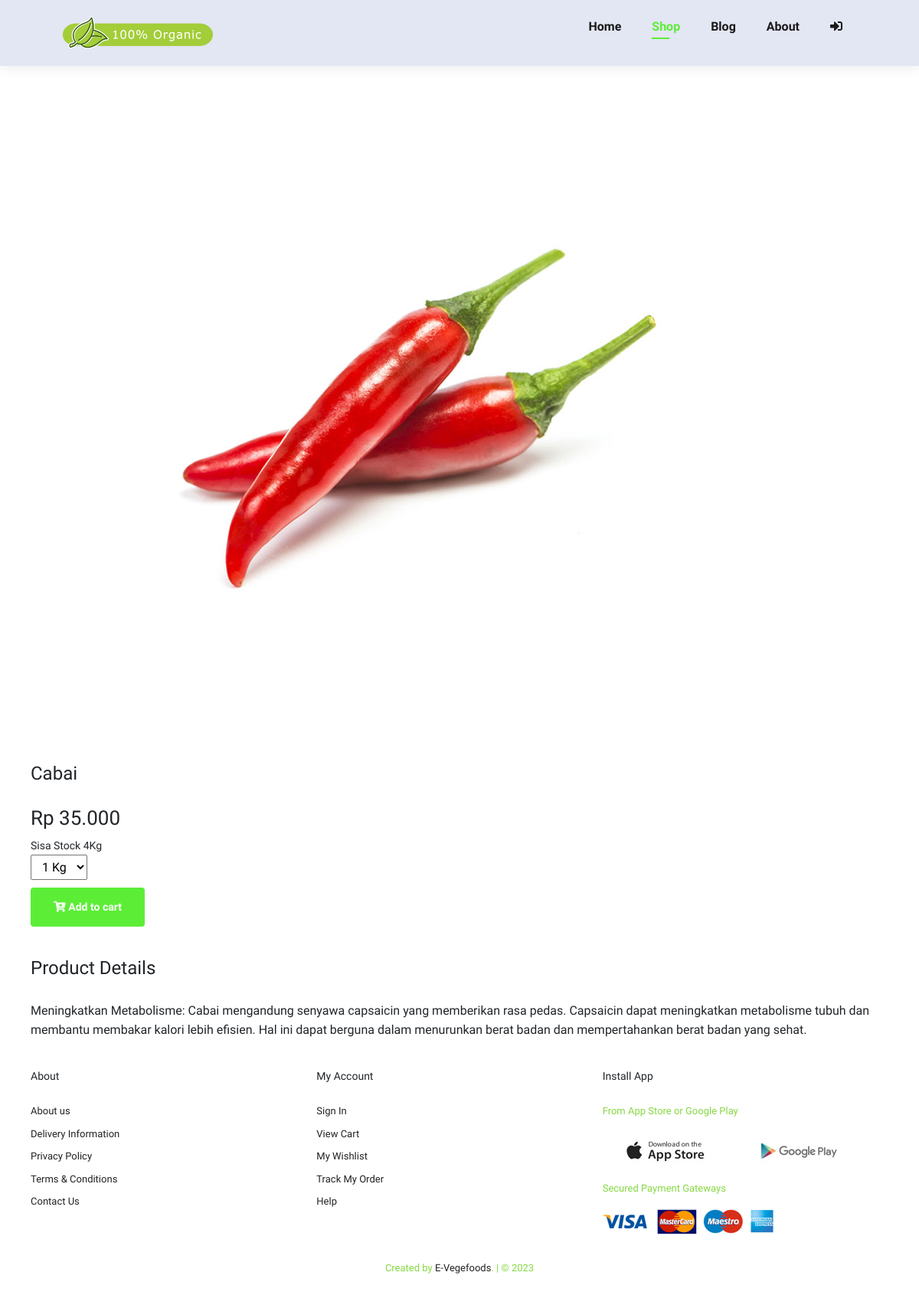
The app's page /shop/20 with its own data.
### tables this page shows
CREATE TABLE `produk` (
  `id` int(11) NOT NULL AUTO_INCREMENT,
  `nama_produk` varchar(255) DEFAULT NULL,
  `stok` int(11) DEFAULT NULL,
  `satuan` varchar(10) DEFAULT NULL,
  `harga` int(11) DEFAULT NULL,
  `image` varchar(255) DEFAULT NULL,
  `detail` text,
  PRIMARY KEY (`id`)
);

### application/controllers/Welcome.php (called while the page is built, shortened)
<?php
class Welcome extends CI_Controller
{
    public function shop_detail()
    {
        $id                     = $this->uri->segment(2);
        $data['product_detail'] = $this->m_data->edit_data(['id' => $id], 'produk')->result();
        $data['id_tran']        = $this->db->select_max('id')->get('h_transaksi')->row();
        $data['total']          = $this->m_data->shop('id_detil', ['id_pengguna' => $this->session->userdata('id'), 'status!=' => '3', 'id_produk!=' => '0'])->num_rows();
        $this->load->view('frontend/v_header', $data);
        $this->load->view('frontend/v_shop_detail', $data);
        $this->load->view('frontend/v_footer');
    }
}

### index.php (called while the page is built, shortened)
<?php
require_once BASEPATH . 'core/CodeIgniter.php';

### application/models/M_data.php (called while the page is built, shortened)
<?php
class M_data extends CI_Model
{
    public function edit_data($where, $table)
    {
        return $this->db->get_where($table, $where);
    }
    public function shop($order, $where)
    {
        $this->db->select('h.id AS id,id_pengguna,alamat,d.id AS id_detil,nama,status,id_produk,pr.nama_produk,pr.satuan,pr.stok,jumlah,d.harga,ongkir');
        $this->db->from('h_transaksi h');
        $this->db->join('d_transaksi d', 'h.id=d.id_tran', 'inner');
        $this->db->join('pengguna p', 'p.id=h.id_pengguna', 'inner');
        $this->db->join('produk pr', 'pr.id=d.id_produk', 'left');
        $this->db->where($where);
        $this->db->order_by($order, 'asc');
        return $this->db->get();
    }
}

### application/views/frontend/v_shop_detail.php (the view, shortened to what this page needs)
<section id="prodetails" class="section-p1">
  <?php foreach ($product_detail as $p) : ?>
    <div class="single-pro-image">
      <img src="<?= base_url('assets/imgbeautyhampers/products/' . $p->image) ?>" class="img-fluid rounded float-star" id="MainImg" alt="" />
      <div class="single-pro-details">
        <h4><?= ucwords($p->nama_produk) ?></h4>
        <h2>Rp <?= number_format($p->harga, 0, ",", ".") ?></h2>
        <small>Sisa Stock <?= $p->stok . ucwords($p->satuan) ?></small>
        <?= form_open(base_url('welcome/add_cart')); ?>
        <select name="jumlah">
          <?php for ($x = 1; $x <= $p->stok; $x++) { ?>
            <option value="<?= $x ?>"> <?= $x ?> <?= ucwords($p->satuan) ?></option>
          <?php } ?>
        </select>
        <button class="normal" type="submit"><i class="fas fa-cart-plus"></i> Add to cart</button>
        <?= form_close(); ?>
        <h4>Product Details</h4>
        <span>
          <?= ucfirst($p->detail) ?>
        </span>
      </div>
    <?php endforeach ?>
</section>

### assets/css/style.css (style rules this page uses)
* { margin: 0; padding: 0; box-sizing: border-box; font-family: "Spartan", sans-serif; }
h2 { font-size: 46px; line-height: 54px; color: #222; }
h4 { font-size: 20px; color: #222; }
.section-p1 { padding: 20px 40px; }
button.normal { font-size: 14px; font-weight: 600; padding: 15px 30px; color: #000; background-color: #fff; border-radius: 4px; cursor: pointer; border: none; outline: none; transition: 0.2s; }
body { width: 100%; }
#prodetails { display: flex; margin-top: 20px; }
#prodetails .single-pro-image { width: 40%; margin-right: 50px; align-items: center; }
#prodetails .single-pro-details { width: 50%; padding-top: 30px; }
#prodetails .single-pro-details h4 { padding: 40px 0 20px 0; }
#prodetails .single-pro-details h2 { font-size: 26px; }
#prodetails .single-pro-details select { display: block; padding: 5px 10px; margin-bottom: 10px; }
#prodetails .single-pro-details button { background: #5cee37; color: #fff; }
#prodetails .single-pro-details span { line-height: 25px; }
#prodetails { display: flex; flex-direction: column; }
#prodetails .single-pro-image { width: 100%; margin-right: 0px; }
#prodetails .single-pro-details { width: 100%; }

### records on screen
produk: image (picture), nama_produk "Cabai", harga "35.000", stok "4", satuan "Kg", detail "Meningkatkan Metabolisme: Cabai mengandung senyawa capsaicin yang memberikan rasa pedas. Capsaicin dapat meningkatkan metabolisme tubuh dan membantu membakar kalori lebih efisien. Hal ini dapat berguna dalam menurunkan berat badan dan mempertahankan berat badan yang sehat."

### other values on screen
form field jumlah "1 Kg"
